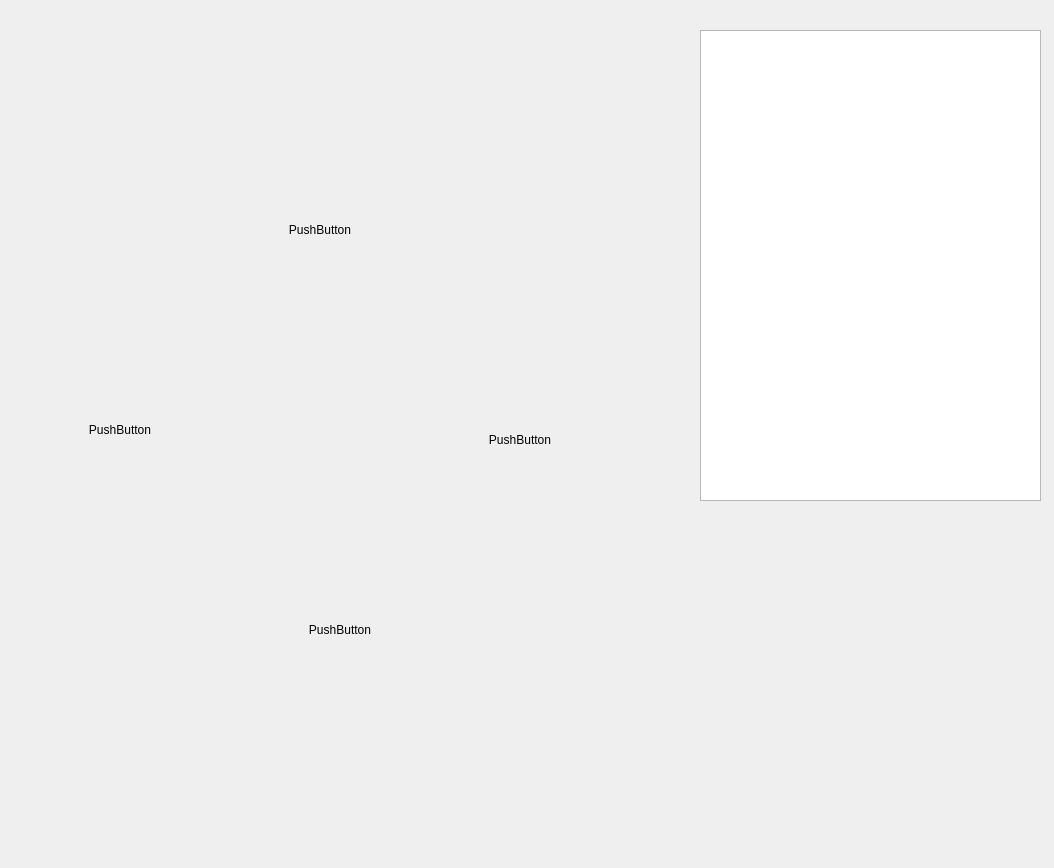
<?xml version="1.0" encoding="UTF-8"?>
<ui version="4.0">
 <class>Form</class>
 <widget class="QWidget" name="Form">
  <property name="geometry">
   <rect>
    <x>0</x>
    <y>0</y>
    <width>1054</width>
    <height>868</height>
   </rect>
  </property>
  <property name="windowTitle">
   <string>Form</string>
  </property>
  <widget class="QLabel" name="label">
   <property name="geometry">
    <rect>
     <x>220</x>
     <y>130</y>
     <width>200</width>
     <height>200</height>
    </rect>
   </property>
   <property name="text">
    <string/>
   </property>
   <property name="pixmap">
    <pixmap resource="img/img.qrc">:/newPrefix/김채연.png</pixmap>
   </property>
   <property name="scaledContents">
    <bool>true</bool>
   </property>
  </widget>
  <widget class="QPushButton" name="btn_right">
   <property name="geometry">
    <rect>
     <x>420</x>
     <y>340</y>
     <width>200</width>
     <height>200</height>
    </rect>
   </property>
   <property name="styleSheet">
    <string notr="true">border: none;
padding: 0px;
border-image: url(file:///home/robot/Desktop/961febbbfd4fa2e4.jpg);</string>
   </property>
   <property name="text">
    <string>PushButton</string>
   </property>
   <property name="icon">
    <iconset>
     <normaloff>../../../../Desktop/1961febbbfd4fa2e4.jpg</normaloff>../../../../Desktop/1961febbbfd4fa2e4.jpg</iconset>
   </property>
   <property name="iconSize">
    <size>
     <width>16</width>
     <height>16</height>
    </size>
   </property>
  </widget>
  <widget class="QListWidget" name="listWidget">
   <property name="geometry">
    <rect>
     <x>700</x>
     <y>30</y>
     <width>341</width>
     <height>471</height>
    </rect>
   </property>
  </widget>
  <widget class="QPushButton" name="btn_front">
   <property name="geometry">
    <rect>
     <x>220</x>
     <y>130</y>
     <width>200</width>
     <height>200</height>
    </rect>
   </property>
   <property name="styleSheet">
    <string notr="true">border: none;
padding: 0px;
border-image: url(file:///home/robot/Desktop/961febbbfd4fa2e4.jpg);</string>
   </property>
   <property name="text">
    <string>PushButton</string>
   </property>
   <property name="icon">
    <iconset>
     <normaloff>../../../../Desktop/1961febbbfd4fa2e4.jpg</normaloff>../../../../Desktop/1961febbbfd4fa2e4.jpg</iconset>
   </property>
   <property name="iconSize">
    <size>
     <width>16</width>
     <height>16</height>
    </size>
   </property>
  </widget>
  <widget class="QPushButton" name="btn_back">
   <property name="geometry">
    <rect>
     <x>240</x>
     <y>530</y>
     <width>200</width>
     <height>200</height>
    </rect>
   </property>
   <property name="styleSheet">
    <string notr="true">border: none;
padding: 0px;
border-image: url(file:///home/robot/Desktop/961febbbfd4fa2e4.jpg);</string>
   </property>
   <property name="text">
    <string>PushButton</string>
   </property>
   <property name="icon">
    <iconset>
     <normaloff>../../../../Desktop/1961febbbfd4fa2e4.jpg</normaloff>../../../../Desktop/1961febbbfd4fa2e4.jpg</iconset>
   </property>
   <property name="iconSize">
    <size>
     <width>16</width>
     <height>16</height>
    </size>
   </property>
  </widget>
  <widget class="QPushButton" name="btn_left">
   <property name="geometry">
    <rect>
     <x>20</x>
     <y>330</y>
     <width>200</width>
     <height>200</height>
    </rect>
   </property>
   <property name="styleSheet">
    <string notr="true">border: none;
padding: 0px;
border-image: url(file:///home/robot/Desktop/961febbbfd4fa2e4.jpg);</string>
   </property>
   <property name="text">
    <string>PushButton</string>
   </property>
   <property name="icon">
    <iconset>
     <normaloff>../../../../Desktop/1961febbbfd4fa2e4.jpg</normaloff>../../../../Desktop/1961febbbfd4fa2e4.jpg</iconset>
   </property>
   <property name="iconSize">
    <size>
     <width>16</width>
     <height>16</height>
    </size>
   </property>
  </widget>
  <widget class="QLabel" name="label_2">
   <property name="geometry">
    <rect>
     <x>220</x>
     <y>540</y>
     <width>200</width>
     <height>200</height>
    </rect>
   </property>
   <property name="text">
    <string/>
   </property>
   <property name="pixmap">
    <pixmap resource="img/img.qrc">:/newPrefix/1961febbbfd4fa2e4.jpg</pixmap>
   </property>
   <property name="scaledContents">
    <bool>true</bool>
   </property>
  </widget>
  <widget class="QLabel" name="label_3">
   <property name="geometry">
    <rect>
     <x>420</x>
     <y>340</y>
     <width>200</width>
     <height>200</height>
    </rect>
   </property>
   <property name="text">
    <string/>
   </property>
   <property name="pixmap">
    <pixmap resource="img/img.qrc">:/newPrefix/401452_490340_4225.jpg</pixmap>
   </property>
   <property name="scaledContents">
    <bool>true</bool>
   </property>
  </widget>
  <widget class="QLabel" name="label_4">
   <property name="geometry">
    <rect>
     <x>20</x>
     <y>330</y>
     <width>200</width>
     <height>200</height>
    </rect>
   </property>
   <property name="text">
    <string/>
   </property>
   <property name="pixmap">
    <pixmap resource="img/img.qrc">:/newPrefix/humor_1609476_20250823150432_b8b00473c29481b4_poster.jpg</pixmap>
   </property>
   <property name="scaledContents">
    <bool>true</bool>
   </property>
  </widget>
  <zorder>label_2</zorder>
  <zorder>label_3</zorder>
  <zorder>label_4</zorder>
  <zorder>label</zorder>
  <zorder>btn_left</zorder>
  <zorder>btn_back</zorder>
  <zorder>btn_right</zorder>
  <zorder>btn_front</zorder>
  <zorder>listWidget</zorder>
 </widget>
 <resources>
  <include location="img/img.qrc"/>
 </resources>
 <connections/>
</ui>
